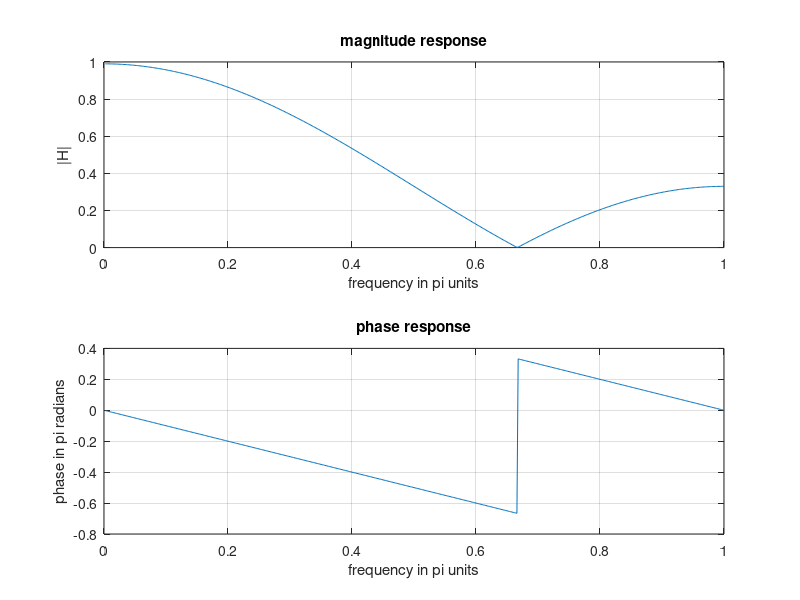

MATLAB code to generate this figure:
clear all;
close all;
b=[0.33,0.33,0.33];
a=[1.000];
m=0:length(b)-1;
l=0:length(a)-1;
K=500;
k=1:1:K;
w=pi*k/K;
num=b*exp(-j*m'*w);
den=a*exp(-j*l'*w);
H=num./den;
magH=abs(H);
angH=angle(H);
subplot(2,1,1);
plot(w/pi,magH);
grid;
axis([0,1,0,1]);
xlabel('frequency in pi units');
ylabel('|H|');
title('magnitude response');
subplot(2,1,2);
plot(w/pi,angH/pi);
grid;
xlabel('frequency in pi units');
ylabel('phase in pi radians');
title('phase response');






